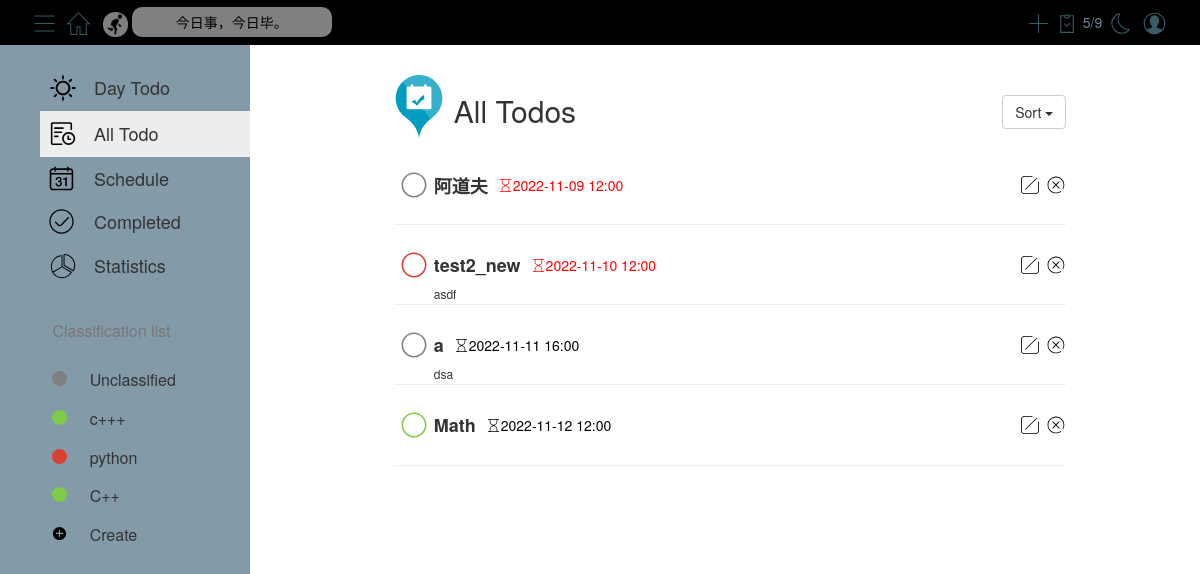
Screenshot of /all/ (signed in) with the database file from the repository.
### models.py (models this page shows)
class Class(db.Model):
    __tablename__ = 'class'
    cid = db.Column(db.Integer, primary_key=True, autoincrement=True)
    cname = db.Column(db.String(50), nullable=False)
    color = db.Column(db.String(50), nullable=False)
    uid = db.Column(db.Integer, db.ForeignKey('user.uid'), nullable=False)

class Task(db.Model):
    __tablename__ = 'task'
    tid = db.Column(db.Integer, primary_key=True, autoincrement=True)
    task_name = db.Column(db.String(50), nullable=False)
    task_description = db.Column(db.String(100), nullable=False)
    task_status = db.Column(db.Boolean, nullable=False)
    task_date = db.Column(db.Date)
    task_time = db.Column(db.Time)
    informed = db.Column(db.Boolean, nullable=False)
    completed_date = db.Column(db.Date, nullable=True)
    completed_time = db.Column(db.Time, nullable=True)
    cid = db.Column(db.Integer, db.ForeignKey('class.cid'), nullable=False)

### blueprints/all.py (the view)
@bp.route('/')
def index():
    if session.get('uid'):
        return render_template('all.html', modules=get_modules(),
                               tasks=get_sorted_tasks(get_uncompleted_tasks, 'created_time_desc'),
                               number_of_completed_tasks=get_number_of_completed_tasks(),
                               number_of_tasks=get_number_of_completed_tasks() + get_number_of_uncompleted_tasks())
    else:
        return redirect(url_for('user.login'))

### utils.py (called while the page is built)
def get_modules():
    uid = session.get('uid')
    modules = Class.query.filter_by(uid=uid).all()
    res = []
    for module in modules:
        res.append({'id': module.cid, 'name': module.cname, 'color': module.color})
    return res

def get_uncompleted_tasks():
    modules = get_modules()
    res = []
    for module in modules:
        cid = module['id']
        tasks = Task.query.filter_by(cid=cid, task_status=False).all()
        for task in tasks:
            if task.task_date < datetime.date.today():
                task_color = 'red'
            elif task.task_date > datetime.date.today():
                task_color = 'black'
            else:
                if task.task_time < datetime.datetime.now().time():
                    task_color = 'red'
                else:
                    task_color = 'black'
            res.append({"id": task.tid, "task_name": task.task_name, "task_description": task.task_description, "date": task.task_date, "time": task.task_time, "informed": task.informed, "cid": cid, "module_name": module['name'], "module_color": module['color'], "task_color": task_color})
    return res

def get_completed_tasks():
    modules = get_modules()
    res = []
    for module in modules:
        cid = module['id']
        tasks = Task.query.filter_by(cid=cid, task_status=True).all()
        for task in tasks:
            res.append({'id': task.tid, 'task_name': task.task_name, 'task_description': task.task_description, 'date': task.task_date, 'time': task.task_time, 'informed': task.informed, 'cid': cid, 'module_name': module['name'], 'module_color': module['color'], 'completed_date': task.completed_date, 'completed_time': task.completed_time})
    return res

def get_number_of_uncompleted_tasks():
    tasks = get_uncompleted_tasks()
    return len(tasks)

def get_number_of_completed_tasks():
    tasks = get_completed_tasks()
    return len(tasks)

### templates/all.html (shortened to what this page needs)
<link href="../static/style/all.css" rel="stylesheet">
{% extends "base.html" %}
{% block content %}
    <div class="container" id="all-mainContent">
        <div id="status-dock">
            <table>
                <tr>
                    <th>
                    </th>
                    <td style="font-size: 30px">All Todos</td>
                    <td style="font-size: 16px;padding-left: 8px;position: relative;top: 8px;" class="date"
                        id="today-date">
                    </td>
                </tr>
            </table>
            <div class="btn-group" style="position: absolute; right: 0; top: 20px">
                <button type="button" class="btn btn-default dropdown-toggle"
                        data-toggle="dropdown">
                    Sort <span class="caret"></span>
                </button>
            </div>
        </div>
        <div id="all-task-list">
            <ul>
                {% for task in tasks %}
                    <li>
                        <div style="display: flex; flex-direction: row; position: relative">
                            <table>
                                <tr>
                                    <td>
                                        <svg data-task-id="{{ task.id }}" t="1667870868387" class="icon uncompleted"
                                             viewBox="0 0 1024 1024" version="1.1"
                                             xmlns="http://www.w3.org/2000/svg" p-id="3715" width="40" height="40">
                                            <path d="M512 192c176.768 0 320 143.275 320 320 0 176.768-143.275 320-320 320-176.768 0-320-143.275-320-320 0-176.768 143.275-320 320-320z m0 41.28c-153.963 0-278.72 124.757-278.72 278.72S358.037 790.72 512 790.72 790.72 665.963 790.72 512 665.963 233.28 512 233.28z"
                                                  p-id="3716" fill="{{ task.module_color }}"></path>
                                        </svg>
                                    </td>
                                    <td data-module-name="{{ task.module_name }}"
                                        data-module-color="{{ task.module_color }}"><span
                                            style="font-size: 18px"><strong>{{ task.task_name }}</strong></span></td>
                                    <td style="padding-left: 10px">
                                        <svg t="1667876322381" class="icon" viewBox="0 0 1024 1024" version="1.1"
                                             xmlns="http://www.w3.org/2000/svg" p-id="2035" width="15" height="15">
                                            <path d="M872 64c13.2544 0 24 10.7456 24 24 0 13.2544-10.7456 24-24 24h-104v177.456c0 67.0672-36.4912 128.8224-95.2368 161.1744l-111.0816 61.1744 111.328 61.536C731.6176 605.7328 768 667.4112 768 734.376V912h104c13.2544 0 24 10.7456 24 24 0 13.2544-10.7456 24-24 24H152c-13.2544 0-24-10.7456-24-24 0-13.2544 10.7456-24 24-24h104V734.544c0-67.0672 36.4912-128.8224 95.2368-161.1744l111.08-61.176-111.328-61.5328C292.3824 418.2656 256 356.5872 256 289.6224V112H152c-13.2544 0-24-10.7456-24-24 0-13.2544 10.7456-24 24-24h720zM512.4 539.4112l-138.0064 76.0032A136 136 0 0 0 304 734.544V912h416V734.3776a136 136 0 0 0-70.2096-119.0272l-137.3904-75.9392zM720 112H304v177.6224a136 136 0 0 0 70.2096 119.0272l137.3904 75.9392 138.0064-76.0032A136 136 0 0 0 720 289.456V112z"
                                                  fill="{{ task.task_color }}" p-id="2036"></path>
                                        </svg>
                                    </td>
                                    <td><span class="deadline-time"
                                              style="font-size: 14px; font-weight: lighter; color: {{ task.task_color }}">{{ task.date }} {{ task.time.strftime("%H:%M") }}</span>
                                    </td>
                                </tr>
                            </table>
                            <table style="position: absolute; right: 0; height: 40px">
                                <tr>
                                    <td data-task-id="{{ task.id }}" style="padding-right: 7px" class="editTask-td">
                                    </td>
                                    <td data-task-id="{{ task.id }}" class="deleteTask-td">
                                    </td>
                                </tr>
                            </table>
                        </div>
                        <span class="description">{{ task.task_description }}</span>
                        <hr style="margin-top: 2px;">
                    </li>
                {% endfor %}
            </ul>
        </div>
    </div>
{% endblock %}

### templates/base.html (shortened to what this page needs)
<!DOCTYPE html>
<html lang="en">
<head>
    <link rel="stylesheet" href="../static/bootstrap/bootstrap@3.4.1.min.css">
    <link rel="stylesheet" href="../static/style/base.css">
    <link rel="stylesheet" href="../static/flatpickr/flatpickr.min.css">
    <link id="flatpickrDark" rel="stylesheet" type="text/css" href="">
    <link rel="stylesheet" href="https://cdn.jsdelivr.net/npm/fullcalendar@5.11.3/main.min.css">
    <link rel="stylesheet" type="text/css" href="https://cdn.jsdelivr.net/npm/toastify-js/src/toastify.min.css">
</head>
<body>
<div class="topnav">
    <div class="topnav-left">
        <button>
        </button>
        <button id="home">
        </button>
        <img class="icon" src="../static/icon/run.gif" alt="run.gif"
             style="height: 25px; width: 25px; border-radius: 12px; opacity: 0.5; margin-left: 5px;">
        <div id="saying">今日事，今日毕。</div>
    </div>
    <div class="topnav-right">
        <button data-toggle="modal" data-target="#newTaskModel">
            <svg class="icon" width="25px" height="25px" viewBox="0 0 1024 1024" version="1.1"
                 xmlns="http://www.w3.org/2000/svg">
                <path d="M533.333333 490.666667V128h-42.666666v362.666667H128v42.666666h362.666667v362.666667h42.666666V533.333333h362.666667v-42.666666z"
                      fill="#395B64"/>
            </svg>
        </button>
        <div>
            <div id="numOfCompleted">{{ number_of_completed_tasks }}/{{ number_of_tasks }}</div>
        </div>
        <button id="day-night">
        </button>
        <button data-toggle="modal" data-target="#logout">
        </button>
    </div>
</div>
<div class="below container-fluid">
    <div id="sidebar">
        <table id="sidebar-top-table" class="table table-hover" style="width: 210px;">
            <tr id="today" onclick="location.href={{ url_for('today.index') }};">
                <td>
                </td>
                <td>Day Todo</td>
            </tr>
            <tr id="all" onclick="location.href={{ url_for('all.index') }};">
                <td>
                </td>
                <td>All Todo</td>
            </tr>
            <tr id="schedule" onclick="location.href={{ url_for('schedule.index') }};">
                <td>
                </td>
                <td>Schedule</td>
            </tr>
            <tr id="completed" onclick="location.href={{ url_for('completed.index') }};">
                <td>
                </td>
                <td>Completed</td>
            </tr>
            <tr id="statistics" onclick="location.href={{ url_for('statistics.index') }};">
                <td>
                </td>
                <td>Statistics</td>
            </tr>
        </table>
        <div id="line"></div>
        <div id="sidebar-text">Classification list</div>
        <table id="sidebar-bottom-table" class="table table-hover" style="width: 100%">
            {% for module in modules %}
                <tr class={{ module['name'] }} id={{ module['id'] }}>
                    <th>
                    </th>
                    <th>
                        <div id="ff5106_circle" class="circle"
                             style="background-color: {{ module['color'] }}; border-radius: 50%; width: 15px; height: 15px; position: relative; top: 2px;"></div>
                    </th>
                    <th class="module-name">{{ module['name'] }}</th>
                    <th>
                    </th>
                </tr>
            {% endfor %}
            <tr data-toggle="modal" data-target="#new-module">
                <th></th>
                <th>
                </th>
                <th>Create</th>
                <th></th>
            </tr>
        </table>
    </div>
    <div id="mainContent">{% block content %}{% endblock %}</div>
</div>
</body>
</html>

### static/style/all.css (style rules this page uses)
ul { list-style: none; margin: 0; padding: 0; }
#all-mainContent { width: 75%; transition: all .5s; }
#status-dock { display: flex; flex-direction: row; position: relative; margin-bottom: 20px; margin-top: 30px }
#all-task-list { padding-left: 10px; }
.description { padding-left: 40px; font-size: 12px; }

### static/style/base.css (style rules this page uses)
:root { --color-primary: #D1E7EA; --color-secondary: #F7F7F7; --color-nav-font: rgb(110, 131, 150); --color-nav-sayings-font: rgb(110, 131, 150); --color-main-font: rgb(120, 118, 118); --color-sidebar-line: #e6e4e4; --color-sidebar-clicked: #EDEDED; --color-modal-content: #ffffff; }
.topnav { background-color: var(--color-primary); height: 45px; overflow: hidden; transition: all 0.4s; }
.topnav div { display: inline-block; }
.topnav-left { float: left; padding-left: 30px; line-height: 45px; }
.topnav-right { float: right; padding-right: 30px; line-height: 45px; display: inline-block; }
.topnav-left button { width: 30px; height: 30px; line-height: 30px; }
.topnav-right button { width: 30px; height: 30px; line-height: 30px; }
.topnav button { border-radius: 20%; background-color: var(--color-primary); border: none; position: relative; top: 7.5px; transition: all .4s; }
.topnav-left .icon { margin-left: -4px; }
.topnav-right .icon { margin-left: -4px; }
#saying { width: 200px; line-height: 30px; color: var(--color-nav-sayings-font); background-color: rgba(255, 255, 255, 0.5); border-radius: 10px; text-align: center; transition: all 0.4s; }
#numOfCompleted { color: var(--color-nav-font); }
#numOfCompleted-icon { position: relative; top: 7.5px; }
.below { display: flex; padding-left: 0; padding-right: 0; padding-bottom: 0; flex-direction: row; }
#sidebar { width: 250px; height: calc(100vh - 45px); background-color: var(--color-secondary); transition: all 0.5s; padding-top: 20px; position: fixed; left: 0px; z-index: 1; display: flex; flex-direction: column; overflow-y: scroll; overflow-x: hidden; }
#sidebar-top-table { position: relative; left: 40px; }
#sidebar-top-table tr td { border: 0px; font-size: 18px; vertical-align: middle; }
#sidebar-top-table tr td:first-child { width: 30px; }
#sidebar-text { font-size: 16px; color: var(--color-main-font); margin-bottom: 8px; position: relative; left: 52.4px; display: flex; }
#line { width: 100%; height: 1px; background-color: var(--color-sidebar-line); margin-bottom: 10px; }
#sidebar-bottom-table { margin-top: 10px; }
#sidebar-bottom-table tr { height: 35px; }
#sidebar-bottom-table tr th { font-size: 16px; font-weight: 400; border: none; }
tr.on td { background-color: var(--color-sidebar-clicked); transition: all 0.5s; }
#mainContent { margin-left: 250px; width: calc(100% - 250px); height: calc(100vh - 45px); transition: all 0.5s; overflow-y: scroll; }
button.btn.btn-default.dropdown-toggle { height: 34px; }

### rows the page displays
Class: name "Unclassified"
Class: name "c+++"
Class: name "python"
Class: name "C++"
Task: task_name "阿道夫", date "2022-11-09", time "12:00"
Task: task_name "test2_new", date "2022-11-10", time "12:00", task_description "asdf"
Task: date "2022-11-11", time "16:00", task_description "dsa"
Task: task_name "Math", date "2022-11-12", time "12:00"

### other values shown
{{ number_of_completed_tasks }} "5"
{{ number_of_tasks }} "9"
{{ task.task_name }} "a"
